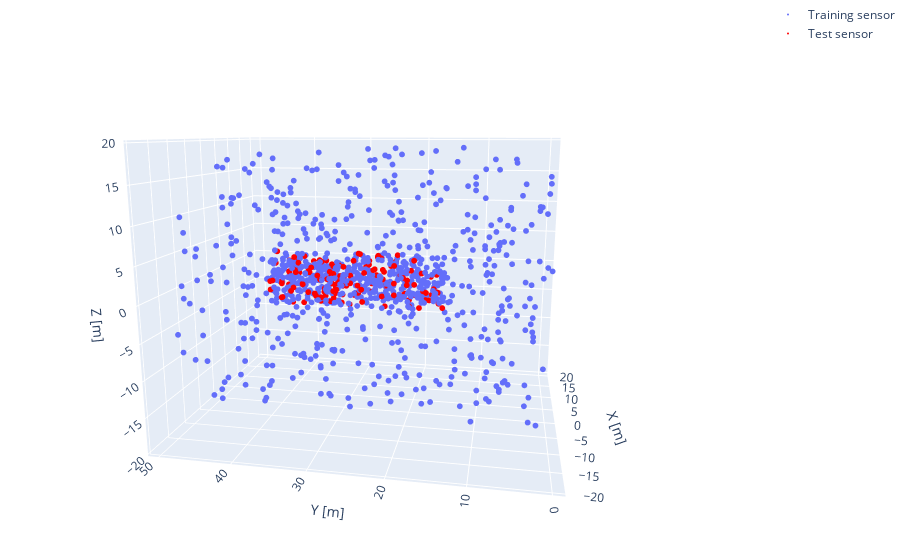

The notebook cell this image was saved under:
### Markdown cell above
Once we have imported the data we can visualize it. 
Since we need to predict the temperature of sensor it is interesting to see where they are.
We have used the plotly website to plot the following graph. (https://plotly.com/python/3d-scatter-plots/)

### Code cell
sensor_graph = go.Figure(
    data=[go.Scatter3d(x=coordinates_train['Coor X [m]'], y=coordinates_train['Coor Y [m]'], z=coordinates_train['Coor Z [m]'], 
                       mode='markers', marker=dict(size=2), name='Training sensor')],
    layout=go.Layout(
        scene=dict(
            xaxis_title='X [m]',
            yaxis_title='Y [m]',
            zaxis_title='Z [m]',
        ),
        margin=dict(l=0, r=0, b=0, t=0),
    )
)

# Adding the test sensors
sensor_graph.add_trace(go.Scatter3d(x=coordinates_test['Coor X [m]'], y=coordinates_test['Coor Y [m]'], z=coordinates_test['Coor Z [m]'], 
                           mode='markers', marker=dict(size=2, color='red'), name='Test sensor'))

sensor_graph.show()

### Figure 1 — Plotly figure (JSON) as saved in the notebook; plotly's stock layout.template omitted (floating-point values rounded to 4 significant figures; data arrays with more than 128 entries replaced by an {"elided": "..."} marker saying what was removed)
{"data": [{"marker": {"size": 2}, "mode": "markers", "name": "Training sensor", "type": "scatter3d", "x": {"elided": "900 float values"}, "y": {"elided": "900 float values"}, "z": {"elided": "900 float values"}}, {"marker": {"color": "red", "size": 2}, "mode": "markers", "name": "Test sensor", "type": "scatter3d", "x": {"elided": "145 float values"}, "y": {"elided": "145 float values"}, "z": {"elided": "145 float values"}}], "layout": {"autosize": true, "margin": {"b": 0, "l": 0, "r": 0, "t": 0}, "scene": {"aspectmode": "auto", "aspectratio": {"x": 0.9283, "y": 1.186, "z": 0.9082}, "camera": {"center": {"x": 0, "y": 0, "z": 0}, "eye": {"x": -2.131, "y": -0.4126, "z": 0.4771}, "projection": {"type": "perspective"}, "up": {"x": -0.02578, "y": 0.03177, "z": 0.9992}}, "xaxis": {"title": {"text": "X [m]"}, "type": "linear"}, "yaxis": {"title": {"text": "Y [m]"}, "type": "linear"}, "zaxis": {"title": {"text": "Z [m]"}, "type": "linear"}}}}
